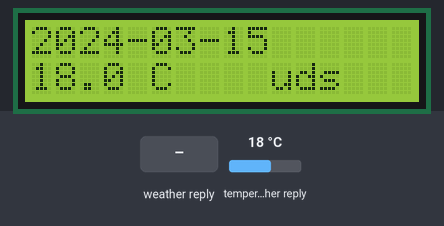
Recording of a sketch running on a simulated ESP8266 (NodeMCU). On the bench: 16×2 character LCD. The inputs (shaded band) are chosen by the test bench; at power-on: temperature in the weather reply 18 °C. WiFi joins after 1.5 s; servers stay silent unless stated; network time is answered at once with the bench clock; the local clock reads 2024-03-15 10:24:30 at power-on unless the sketch sets it; web services answer with replies made up by the test bench; what the sketch prints to the serial monitor is not drawn.

Above: at 3.2 s.
3.3 s: temperature in the weather reply set to -14 °C
At 4.1 s:
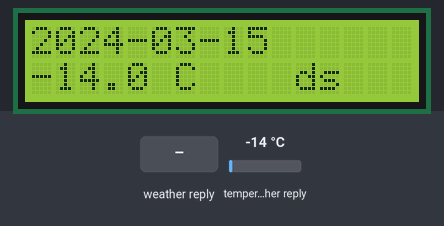
7.3 s: weather in the web reply set to Thunderstorm
At 9.3 s:
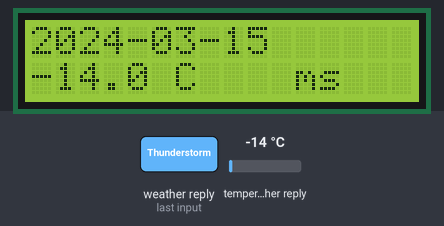
11.8 s: temperature in the weather reply set to -1 °C
At 13.1 s:
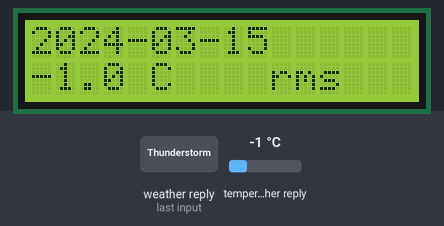
16.2 s: weather in the web reply set to Clouds
At 18.38 s:
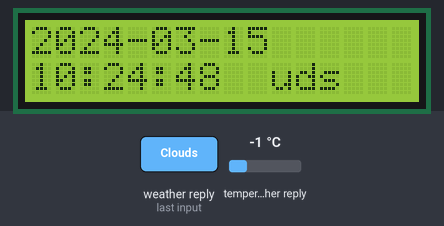
19.7 s: temperature in the weather reply set to 14 °C
At 20.5 s:
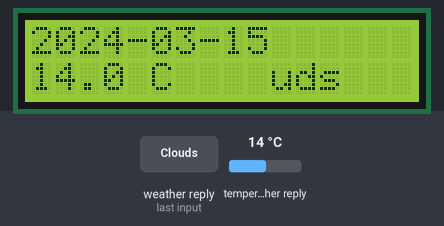
Timing chart, 0 to 22.7 s (numbered marks = the images above; inputs shaded):
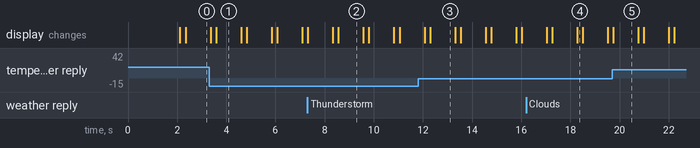

The sketch:

clock_and_date2.ino
```cpp
#include <Wire.h>
#include <LiquidCrystal_I2C.h>
#include <ESP8266WiFi.h>
#include <WiFiUdp.h>
#include <NTPClient.h>
#include <ArduinoJson.h>
#include <ESP8266HTTPClient.h>
#include <TimeLib.h>

const char* const SSID = "Cgates_BF90";
const char* const PASSWORD = "74097494";
const char* const NTP_SERVER = "pool.ntp.org";
const long UTC_OFFSET = 7200;
const char* const WEATHER_URL = "http://api.openweathermap.org/data/2.5/weather?q=Vilnius,LT&appid=2481208bf97323e600991b6841f7fbc6&units=metric";
const uint8_t LCD_COLS = 20;
const uint8_t LCD_ROWS = 4;

WiFiUDP ntpUDP;
NTPClient timeClient(ntpUDP, NTP_SERVER, UTC_OFFSET);
unsigned long lastNTPUpdate = 0;

LiquidCrystal_I2C lcd(0x27, LCD_COLS, LCD_ROWS);

void setup() {
  lcd.init();
  lcd.backlight();

  WiFi.begin(SSID, PASSWORD);
  while (WiFi.status() != WL_CONNECTED) {
    Serial.println("Connecting to WiFi...");
    delay(1000);
  }

  timeClient.begin();
  timeClient.update();
  setTime(timeClient.getEpochTime()); // set the time using NTPClient's epoch time
}

void printDateTime() {
  char dateStr[11]; // Buffer to hold formatted date string
  sprintf(dateStr, "%04d-%02d-%02d", year(), month(), day());
  lcd.setCursor(0, 0);
  lcd.print(dateStr);

  lcd.setCursor(0, 1);
  lcd.print(timeClient.getFormattedTime());
}


void printWeather() {
  WiFiClient client;
  HTTPClient http;
  http.begin(client, WEATHER_URL);

  int httpCode = http.GET();
  if (httpCode == HTTP_CODE_OK) {
    DynamicJsonDocument doc(512);
    deserializeJson(doc, http.getString());

    float temp = doc["main"]["temp"].as<float>();
    String description = doc["weather"][0]["description"].as<String>();

    lcd.setCursor(0, 2);
    lcd.print(description);

    lcd.setCursor(0, 3);
    lcd.print(String(temp, 1) + " C    ");
  }
}

void loop() {
  if (millis() - lastNTPUpdate >= 3600000) {
    timeClient.update();
    lastNTPUpdate = millis();
  }

  printDateTime();
  printWeather();

  delay(1000);
}
```

Measured:
- after the input at 3.3 s, the display: first differs from a run without the input after 0.28 s (image 1)
- after the input at 7.3 s, the display: first differs from a run without the input after 1.3 s (image 2)
- after the input at 11.8 s, the display: first differs from a run without the input after 0.49 s (image 3)
- after the input at 16.2 s, the display: first differs from a run without the input after 1.1 s (image 4 shows a later state)
- what the display in image 1 shows lasts 1.0 s, from 3.6 s to 4.6 s
